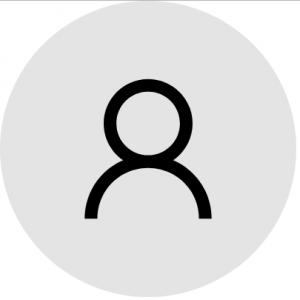
#> input picture App Dev/Flutter/business_card/images/imagedummy.jpg, 300 x 300 px, given in place of the camera
$ python livesketch.py
#> lines starting #> are read from the running program, lines starting #| are printed output that depends on the picture
#> further down, frame is the input picture: shape (300, 300, 3); min 0, max 255, mean 221.8
import cv2
import numpy as np
def sketch(image):
    img_gray=cv2.cvtColor(image, cv2.COLOR_BGR2GRAY)
    img_gray_blur = cv2.GaussianBlur(img_gray , (5,5),8)
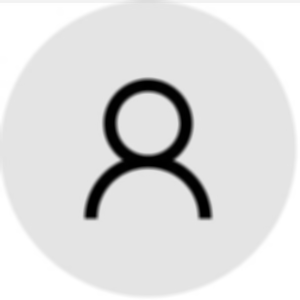
#> img_gray_blur: shape (300, 300); min 0, max 255, mean 221.8
    canny_edges = cv2.Canny(img_gray_blur , 10 ,70)
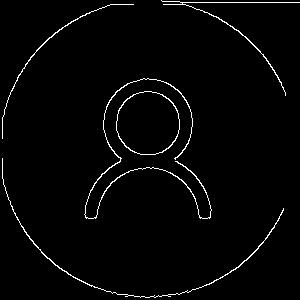
#> canny_edges: shape (300, 300); 2.1% white in thin lines or dots
    ret , mask = cv2.threshold(canny_edges,70,255,cv2.THRESH_BINARY_INV)
#> mask: shape (300, 300); 97.9% white; black in thin lines or dots
    return mask
cap = cv2.VideoCapture(0)
while True:
    ret , frame = cap.read()
    cv2.imshow('Our Live Sketcher',sketch(frame))
    if cv2.waitKey(1) == 13:
#> (key Esc is pressed here)
        break
cap.release()
cv2.destroyAllWindows()
